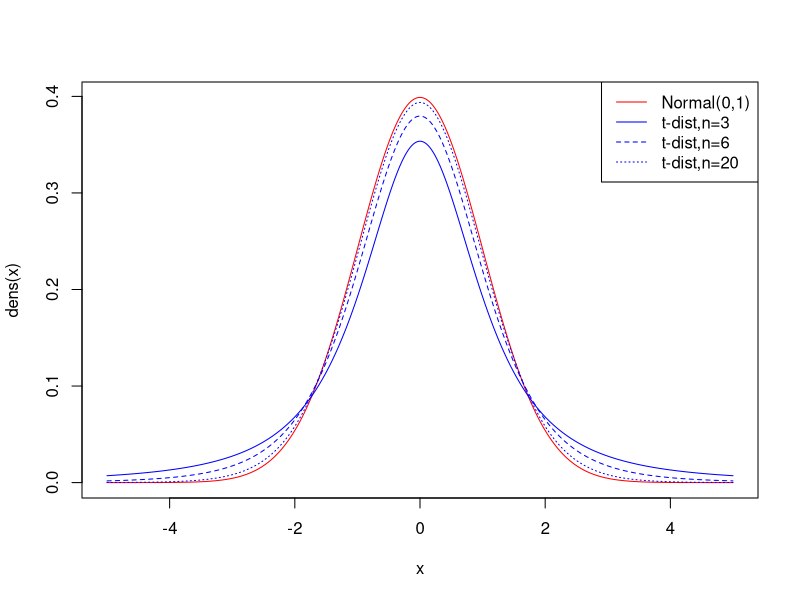

Here is the R script that generated this plot:
## ---- chunk 1
simsamps <- function(sampsize, nsim = 10000, rsim = rnorm, ...){
  sims <- rsim(sampsize*nsim,...) # generate draws from a specified distribution
  simmat <- matrix(sample(sims), nrow=nsim, ncol=sampsize) # organize those draws into a matrix
  return(simmat) # provide the matrix as output
}
## ---- chunk 2
testmat <- simsamps(30,10000,rnorm) # generate matrix of 10,000 Normal data sets, each of size 30
dim(testmat) # dimensions of matrix
## ---- chunk 3
testmat <- simsamps(30,100,rnorm,mean=3,sd=5) # generate matrix of 1000 Normal(3,5) data sets of size 30
## ---- chunk 4
testmean <- apply(testmat,1,mean)
testmedian <- apply(testmat,1,median)
## ---- chunk 5
curve(dnorm(x,mean=0,sd=1),from=-5,to=5,n=5000,col="red",ylab="dens(x)")
curve(dt(x,2),from=-5,to=5,n=5000,col="blue",lty=1,add=TRUE)
curve(dt(x,5),from=-5,to=5,n=5000,col="blue",lty=2,add=TRUE)
curve(dt(x,19),from=-5,to=5,n=5000,col="blue",lty=3,add=TRUE)
legend("topright",c("Normal(0,1)","t-dist,n=3","t-dist,n=6","t-dist,n=20"),lty=c(1,1,2,3),col=c("red","blue","blue","blue"))
